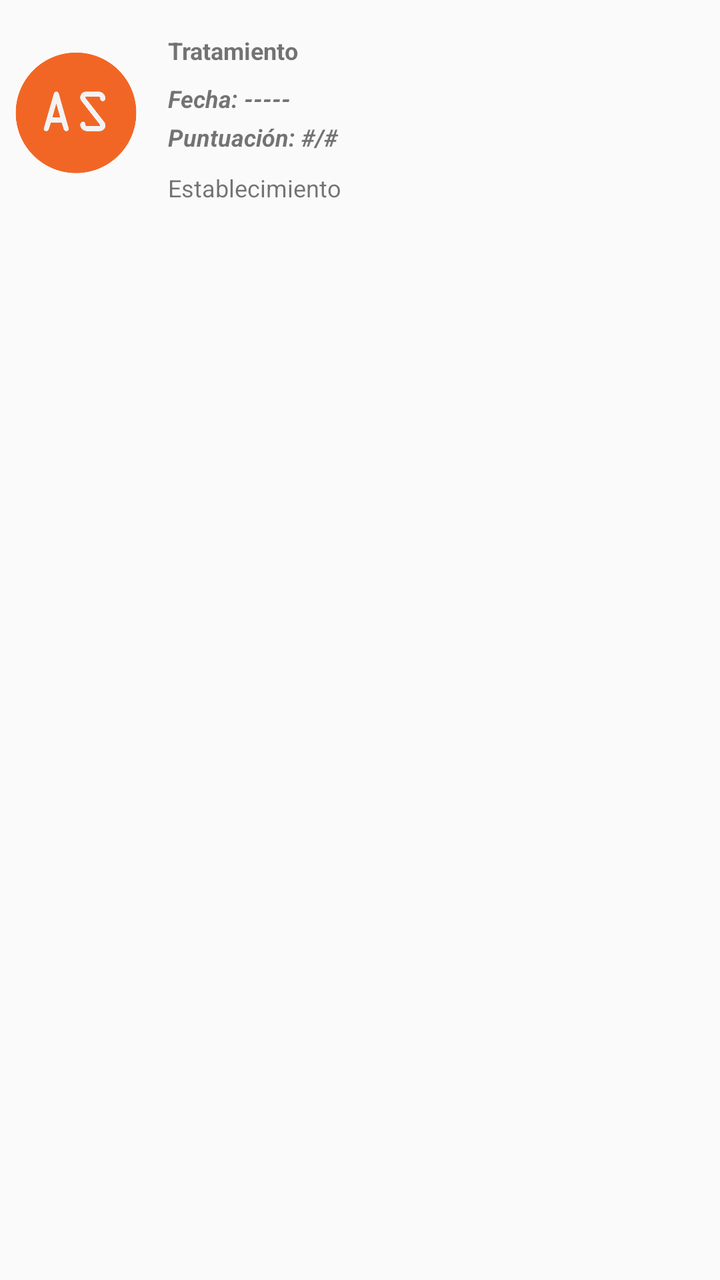
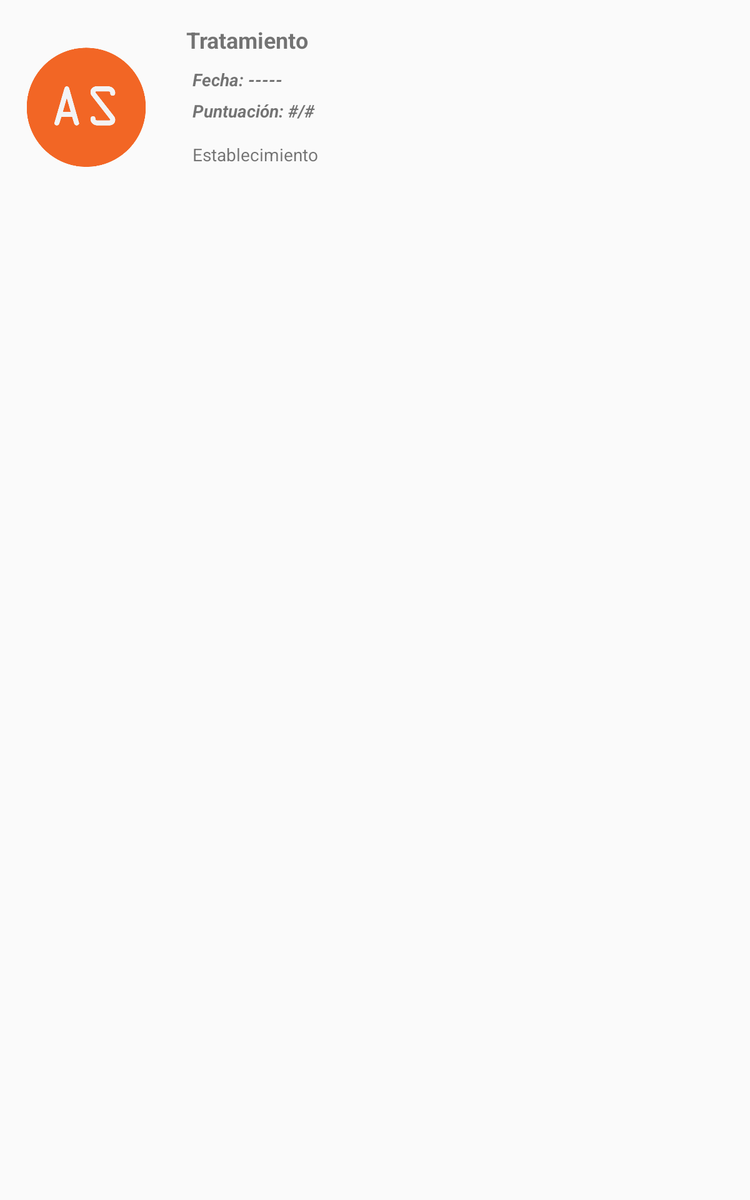

Two renders of one Android screen. The first uses the default layout on a phone; the second uses the alternative layout the repository ships for a different screen configuration, on a matching device. The two XML files are below.
<!-- AndroidManifest.xml: application theme AppTheme -->
<!-- res/layout/ele_clientevisitada.xml -->
<?xml version="1.0" encoding="utf-8"?>
<androidx.constraintlayout.widget.ConstraintLayout
    xmlns:android="http://schemas.android.com/apk/res/android"
    xmlns:app="http://schemas.android.com/apk/res-auto"
    xmlns:tools="http://schemas.android.com/tools"
    android:layout_width="match_parent"
    android:layout_height="match_parent">

    <ImageView
        android:id="@+id/img_visitada"
        android:layout_width="62dp"
        android:layout_height="73dp"
        android:layout_marginLeft="8dp"
        android:layout_marginTop="8dp"
        android:layout_marginRight="8dp"
        android:layout_marginBottom="8dp"
        app:layout_constraintBottom_toTopOf="@+id/guideline4"
        app:layout_constraintHorizontal_bias="0.521"
        app:layout_constraintLeft_toLeftOf="parent"
        app:layout_constraintRight_toLeftOf="@+id/guideline7"
        app:layout_constraintTop_toTopOf="@+id/guideline"
        app:srcCompat="@drawable/aspercion" />

    <TextView
        android:id="@+id/txt_tratamiento"
        android:layout_width="270dp"
        android:layout_height="wrap_content"
        android:layout_marginLeft="8dp"
        android:layout_marginTop="8dp"
        android:layout_marginBottom="8dp"
        android:text="Tratamiento"
        android:textSize="12sp"
        android:textStyle="bold"
        app:layout_constraintBottom_toTopOf="@+id/guideline3"
        app:layout_constraintLeft_toLeftOf="@+id/guideline7"
        app:layout_constraintTop_toTopOf="@+id/guideline"
        app:layout_constraintVertical_bias="0.444" />

    <TextView
        android:id="@+id/txt_fechavisitada"
        android:layout_width="270dp"
        android:layout_height="wrap_content"
        android:layout_marginLeft="8dp"
        android:layout_marginTop="4dp"
        android:text="Fecha: -----"
        android:textSize="12sp"
        android:textStyle="bold|italic"
        app:layout_constraintLeft_toLeftOf="@+id/guideline7"
        app:layout_constraintTop_toTopOf="@+id/guideline3" />

    <TextView
        android:id="@+id/txt_puntuacion"
        android:layout_width="270dp"
        android:layout_height="wrap_content"
        android:layout_marginLeft="8dp"
        android:layout_marginBottom="8dp"
        android:text="Puntuación: #/#"
        android:textSize="12sp"
        android:textStyle="bold|italic"
        app:layout_constraintBottom_toTopOf="@+id/txt_establecimiento"
        app:layout_constraintLeft_toLeftOf="@+id/guideline7"
        app:layout_constraintTop_toTopOf="@+id/guideline2" />

    <TextView
        android:id="@+id/txt_establecimiento"
        android:layout_width="270dp"
        android:layout_height="wrap_content"
        android:layout_marginLeft="8dp"
        android:layout_marginBottom="8dp"
        android:text="Establecimiento"
        android:textSize="12sp"
        app:layout_constraintBottom_toTopOf="@+id/guideline6"
        app:layout_constraintLeft_toLeftOf="@+id/guideline7" />

    <androidx.constraintlayout.widget.Guideline
        android:id="@+id/guideline"
        android:layout_width="wrap_content"
        android:layout_height="wrap_content"
        android:orientation="horizontal"
        app:layout_constraintGuide_begin="12dp" />

    <androidx.constraintlayout.widget.Guideline
        android:id="@+id/guideline2"
        android:layout_width="wrap_content"
        android:layout_height="wrap_content"
        android:orientation="horizontal"
        app:layout_constraintGuide_begin="59dp" />

    <androidx.constraintlayout.widget.Guideline
        android:id="@+id/guideline3"
        android:layout_width="wrap_content"
        android:layout_height="wrap_content"
        android:orientation="horizontal"
        app:layout_constraintGuide_begin="37dp" />

    <androidx.constraintlayout.widget.Guideline
        android:id="@+id/guideline4"
        android:layout_width="wrap_content"
        android:layout_height="wrap_content"
        android:orientation="horizontal"
        app:layout_constraintGuide_begin="101dp" />

    <androidx.constraintlayout.widget.Guideline
        android:id="@+id/guideline5"
        android:layout_width="wrap_content"
        android:layout_height="wrap_content"
        android:orientation="horizontal"
        app:layout_constraintGuide_begin="76dp" />

    <androidx.constraintlayout.widget.Guideline
        android:id="@+id/guideline7"
        android:layout_width="wrap_content"
        android:layout_height="wrap_content"
        android:orientation="vertical"
        app:layout_constraintGuide_begin="76dp" />

    <androidx.constraintlayout.widget.Guideline
        android:id="@+id/guideline6"
        android:layout_width="wrap_content"
        android:layout_height="wrap_content"
        android:orientation="horizontal"
        app:layout_constraintGuide_begin="110dp" />

</androidx.constraintlayout.widget.ConstraintLayout>
<!-- resources referenced by this layout -->
<resources>
  <!-- drawable aspercion: png bitmap (drawable, 10540 bytes) -->
  <style name="AppTheme" parent="Theme.AppCompat.Light.NoActionBar">
          
          <item name="colorPrimary">#F26524</item>
          <item name="colorPrimaryDark">@color/colorPrimaryDark</item>
          <item name="colorAccent">@color/colorApp</item>
      </style>
  <color name="colorPrimaryDark">#303F9F</color>
  <color name="colorApp">#F26524</color>
</resources>
<!-- res/layout-sw600dp/ele_clientevisitada.xml (the repository's variant of the layout above) -->
<!-- drawn on a 7-inch tablet held upright -->
<?xml version="1.0" encoding="utf-8"?>
<androidx.constraintlayout.widget.ConstraintLayout
    xmlns:android="http://schemas.android.com/apk/res/android"
    xmlns:app="http://schemas.android.com/apk/res-auto"
    xmlns:tools="http://schemas.android.com/tools"
    android:layout_width="match_parent"
    android:layout_height="match_parent">

    <ImageView
        android:id="@+id/img_visitada"
        android:layout_width="98dp"
        android:layout_height="106dp"
        android:layout_marginBottom="8dp"
        android:layout_marginLeft="8dp"
        android:layout_marginRight="8dp"
        android:layout_marginTop="8dp"
        app:layout_constraintBottom_toTopOf="@+id/guideline4"
        app:layout_constraintHorizontal_bias="0.521"
        app:layout_constraintLeft_toLeftOf="parent"
        app:layout_constraintRight_toLeftOf="@+id/guideline7"
        app:layout_constraintTop_toTopOf="@+id/guideline"
        app:srcCompat="@drawable/aspercion" />

    <TextView
        android:id="@+id/txt_tratamiento"
        android:layout_width="wrap_content"
        android:layout_height="wrap_content"
        android:layout_marginBottom="8dp"
        android:layout_marginLeft="12dp"
        android:layout_marginTop="8dp"
        android:text="Tratamiento"
        android:textSize="18sp"
        android:textStyle="bold"
        app:layout_constraintBottom_toTopOf="@+id/guideline3"
        app:layout_constraintLeft_toLeftOf="@+id/guideline7"
        app:layout_constraintTop_toTopOf="@+id/guideline"
        app:layout_constraintVertical_bias="0.444" />

    <TextView
        android:id="@+id/txt_fechavisitada"
        android:layout_width="wrap_content"
        android:layout_height="wrap_content"
        android:layout_marginLeft="17dp"
        android:layout_marginTop="8dp"
        android:text="Fecha: -----"
        android:textSize="14sp"
        android:textStyle="bold|italic"
        app:layout_constraintLeft_toLeftOf="@+id/guideline7"
        app:layout_constraintTop_toTopOf="@+id/guideline3" />

    <TextView
        android:id="@+id/txt_puntuacion"
        android:layout_width="270dp"
        android:layout_height="wrap_content"
        android:layout_marginLeft="17dp"
        android:layout_marginBottom="8dp"
        android:text="Puntuación: #/#"
        android:textSize="14sp"
        android:textStyle="bold|italic"
        app:layout_constraintBottom_toTopOf="@+id/txt_establecimiento"
        app:layout_constraintLeft_toLeftOf="@+id/guideline7"
        app:layout_constraintTop_toTopOf="@+id/guideline2" />

    <TextView
        android:id="@+id/txt_establecimiento"
        android:layout_width="wrap_content"
        android:layout_height="wrap_content"
        android:layout_marginBottom="8dp"
        android:layout_marginLeft="17dp"
        android:layout_marginTop="8dp"
        android:text="Establecimiento"
        android:textSize="14sp"
        app:layout_constraintBottom_toTopOf="@+id/guideline6"
        app:layout_constraintLeft_toLeftOf="@+id/guideline7"
        app:layout_constraintTop_toTopOf="@+id/guideline5"
        app:layout_constraintVertical_bias="0.0" />

    <androidx.constraintlayout.widget.Guideline
        android:layout_width="wrap_content"
        android:layout_height="wrap_content"
        android:id="@+id/guideline"
        app:layout_constraintGuide_begin="16dp"
        android:orientation="horizontal" />

    <androidx.constraintlayout.widget.Guideline
        android:layout_width="wrap_content"
        android:layout_height="wrap_content"
        android:id="@+id/guideline2"
        app:layout_constraintGuide_begin="71dp"
        android:orientation="horizontal" />

    <androidx.constraintlayout.widget.Guideline
        android:layout_width="wrap_content"
        android:layout_height="wrap_content"
        android:id="@+id/guideline3"
        app:layout_constraintGuide_begin="46dp"
        android:orientation="horizontal" />

    <androidx.constraintlayout.widget.Guideline
        android:layout_width="wrap_content"
        android:layout_height="wrap_content"
        android:id="@+id/guideline4"
        app:layout_constraintGuide_begin="156dp"
        android:orientation="horizontal" />

    <androidx.constraintlayout.widget.Guideline
        android:layout_width="wrap_content"
        android:layout_height="wrap_content"
        android:id="@+id/guideline5"
        app:layout_constraintGuide_begin="106dp"
        android:orientation="horizontal" />

    <androidx.constraintlayout.widget.Guideline
        android:layout_width="wrap_content"
        android:layout_height="wrap_content"
        android:id="@+id/guideline7"
        app:layout_constraintGuide_begin="137dp"
        android:orientation="vertical" />

    <androidx.constraintlayout.widget.Guideline
        android:layout_width="wrap_content"
        android:layout_height="wrap_content"
        android:id="@+id/guideline6"
        app:layout_constraintGuide_begin="135dp"
        android:orientation="horizontal" />
</androidx.constraintlayout.widget.ConstraintLayout>
